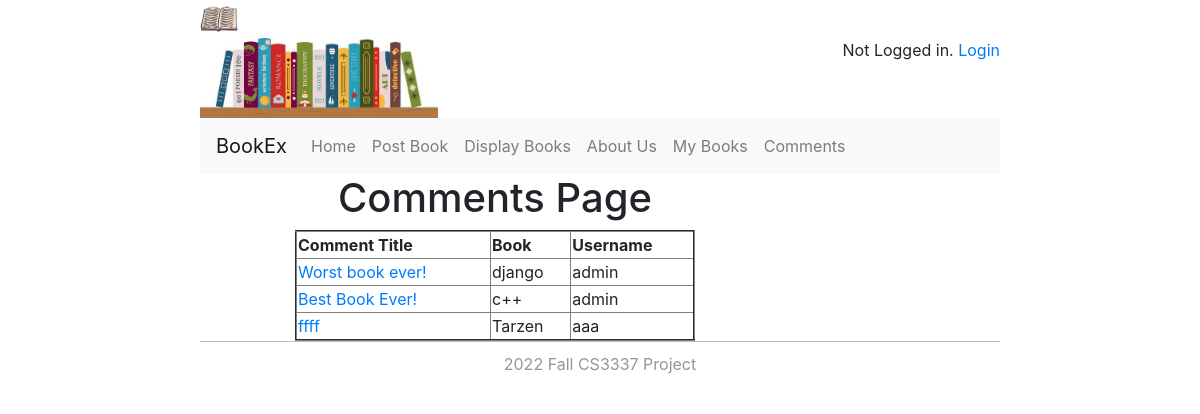
The page /comments on the database its author committed.
### bookMng/models.py (models this page shows, shortened)
class MainMenu(models.Model):
    item = models.CharField(max_length=200, unique=True)
    link = models.CharField(max_length=500, unique=True)

class Comment(models.Model):
    title = models.CharField(max_length=200)
    comment = models.CharField(max_length=2000)
    username = models.ForeignKey(User, blank=True, null=True, on_delete=models.CASCADE)
    book = models.CharField(max_length=200)

### bookMng/views.py (the view)
# urls.py: path('comments',views.comments,name='comments'),
def comments(request):
    commentlist = Comment.objects.all()
    return render(request,
                  'bookMng/comments.html',
                  {
                      'item_list': MainMenu.objects.all(),
                      'commentlist': commentlist,
                  })

### bookEx/templates/bookMng/comments.html (shortened to what this page needs)
{% extends "base.html" %}
{%block navbar%}
<ul class="navbar-nav mr-auto">
     <li class="nav-item">
        <a class="nav-link" href="/">Home </a>
    </li>
{% for item in item_list %}
    <li class="nav-item">
        <a class="nav-link" href="{{item.link}}">{{item.item}} </a>
    </li>
{% endfor %}
</ul>
{%endblock navbar%}
{% block content %}
    <h1 align="center"> Comments Page</h1>
<table align="center" border="2" width="400">
    <tr>
        <th>Comment Title</th>
        <th>Book</th>
         <th> Username</th>
    </tr>
    {% for comment in commentlist %}
    <tr>
        <td>
            <a href="comment_detail/{{comment.id}}">
                {{ comment.title }}
            </a>
        </td>
        <td>
            {{comment.book}}
        </td>
        <td>
            {{comment.username}}
        </td>
    </tr>
    {%endfor %}
</table>
{% endblock content %}

### rows shown on the page
MainMenu: item "Post Book"
MainMenu: item "Display Books"
MainMenu: item "About Us"
MainMenu: item "My Books"
MainMenu: item "Comments"
Comment: title "Worst book ever!", book "django", username "admin"
Comment: title "Best Book Ever!", book "c++", username "admin"
Comment: title "ffff", book "Tarzen", username "aaa"
